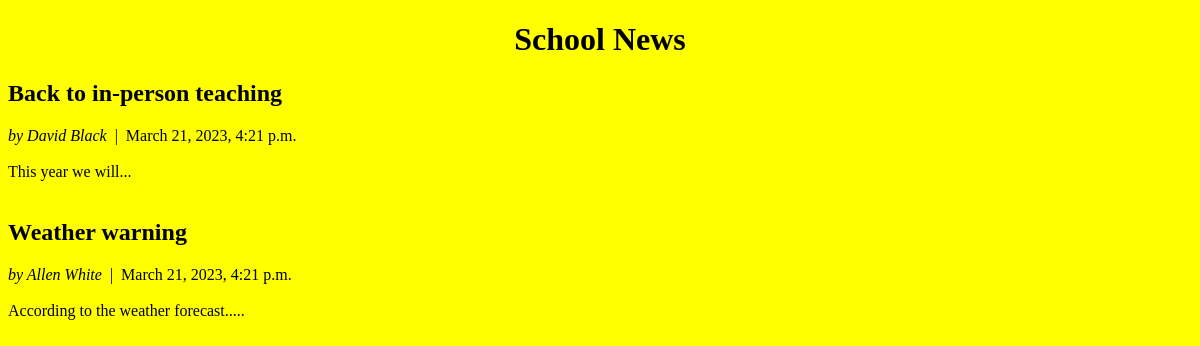
Before: / with the older database file.
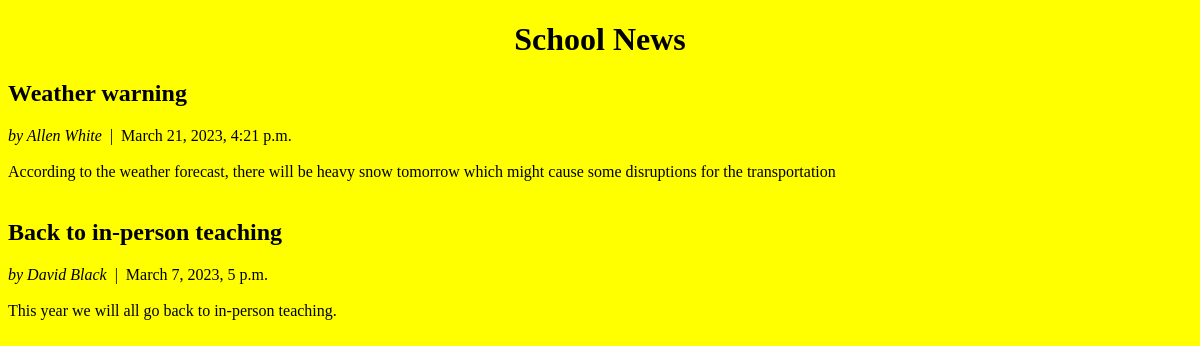
After: the same page with the newer database file.
### schoolNews/models.py (models this page shows, shortened)
class News(models.Model):
    title = models.CharField(max_length=128)
    author = models.CharField(max_length=128)
    date = models.DateTimeField(auto_now=False, auto_now_add=False,)
    text = models.TextField()
    class Meta:
        verbose_name_plural = 'News'

### schoolNews/views.py (the view)
# urls.py: path('', views.index, name='index'),
def index(request):
    news_list = News.objects.order_by('-date')
    context_dict = {}
    context_dict['news'] = news_list
    return render(request, 'schoolNews/index.html', context=context_dict)

### templates/schoolNews/index.html (shortened to what this page needs)
<!DOCTYPE html>
<html>
    <head>
    </head>
    <body style="background-color:yellow;">
        <center><h1><strong>School News</strong></h1></center>
        <div>
            {%if news %}
                {% for item in news %}
                    <div>
                        <h2><strong>{{ item.title }}</strong></h2>
                    </div>
                    <div>
                        <em> by {{ item.author}}&nbsp </em> | &nbsp{{ item.date }}
                        <br></br>
                    </div>
                    <div>
                        {{ item.text }}
                        <br></br>
                    </div>
                {% endfor %}
            {% else %}
                <strong>There are no news items present.</strong>
            {% endif %}
        </div>
    </body>
</html>

Changed rows visible on the page:
changed News "Weather warning": text "According to the weather forecast....." → "According to the weather forecast, there will be heavy snow tomorrow which might cause some disruptions for the transportation"; moves up the list
changed News "Back to in-person teaching": date "March 21, 2023, 4:21 p.m." → "March 7, 2023, 5 p.m."; text "This year we will..." → "This year we will all go back to in-person teaching."
